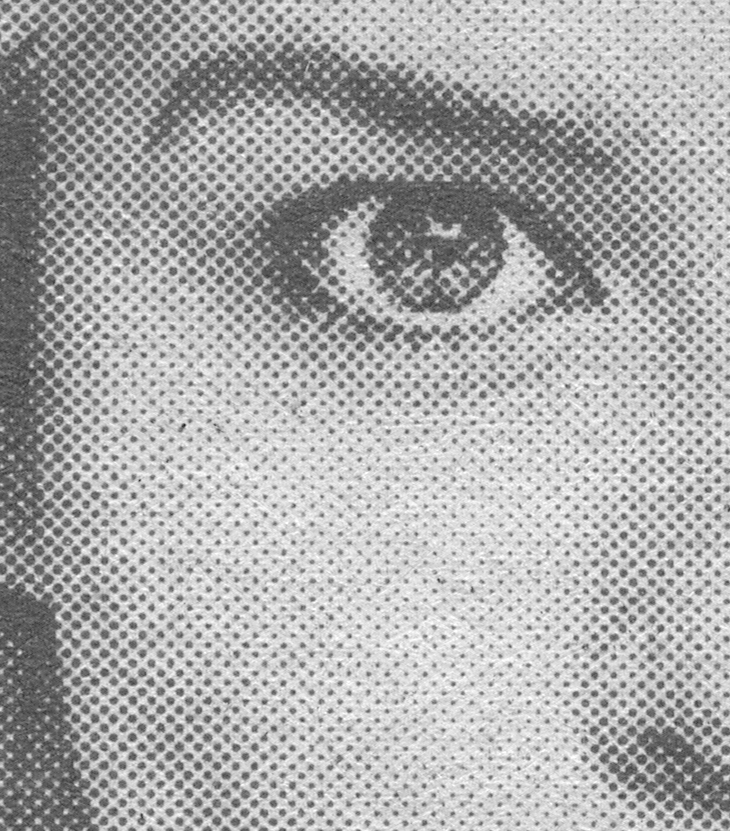
%> input picture CODE/FourierTransform/image.tif, 730 x 831 px
$ octave FastFourierTransform.m   (GNU Octave 9; MATLAB toolbox functions it lacks are replaced by stand-ins)
%> lines starting %> are read from the running program, lines starting %| are printed output that depends on the picture
%> further down, img is the input picture: size 831x730 uint8; min 33, max 255, mean 172.2
### CODE/FourierTransform/computeFFT2D.m
function [F_shifted, magnitude_spectrum] = computeFFT2D(img)

    % computeFFT2D - Compute 2D FFT of an image and return shifted spectrum & magnitude
    %
    % Syntax:   [F_shifted, magnitude_spectrum] = computeFFT2D(img)
    %
    % Inputs:   img - Input image (grayscale or RGB)
    %
    % Outputs:  F_shifted - FFT shifted to center zero frequency
    %           magnitude_spectrum - Log magnitude spectrum for visualization

    % Convert to double
    img = double(img);
%> img: size 831x730 double

    % Compute FFT
    F = fft2(img);

    % Shift zero frequency component to center
    F_shifted = fftshift(F);

    % Compute magnitude spectrum with log scaling for display
    magnitude_spectrum = log(abs(F_shifted) + 1);
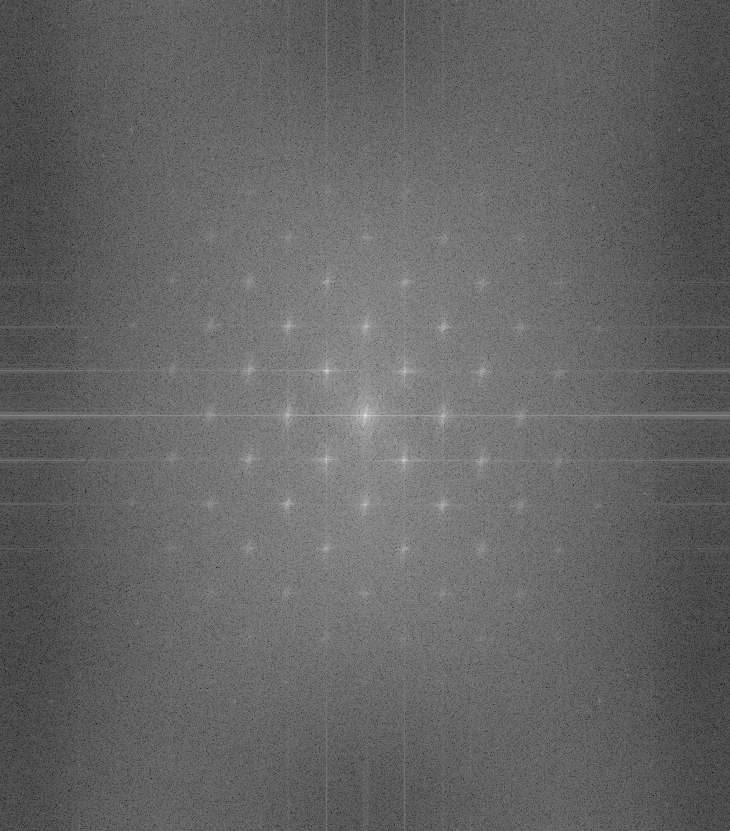
%> magnitude_spectrum: size 831x730 double; min 1.3, max 18.46, mean 8.13; drawn with min black and max white

end

### CODE/FourierTransform/reconstructImageIFFT.m
function img_reconstructed = reconstructImageIFFT(F_shifted)

    % reconstructImageIFFT - Compute inverse 2D FFT from shifted frequency spectrum
    %
    % Syntax:   img_reconstructed = reconstructImageIFFT(F_shifted)
    %
    % Inputs:   F_shifted - Shifted complex FFT spectrum (output of computeFFT2D)
    %
    % Outputs:  img_reconstructed - Reconstructed spatial domain image (real part)

    % Shift zero frequency back
    F_ishift = ifftshift(F_shifted);

    % Inverse FFT
    img_ifft = ifft2(F_ishift);
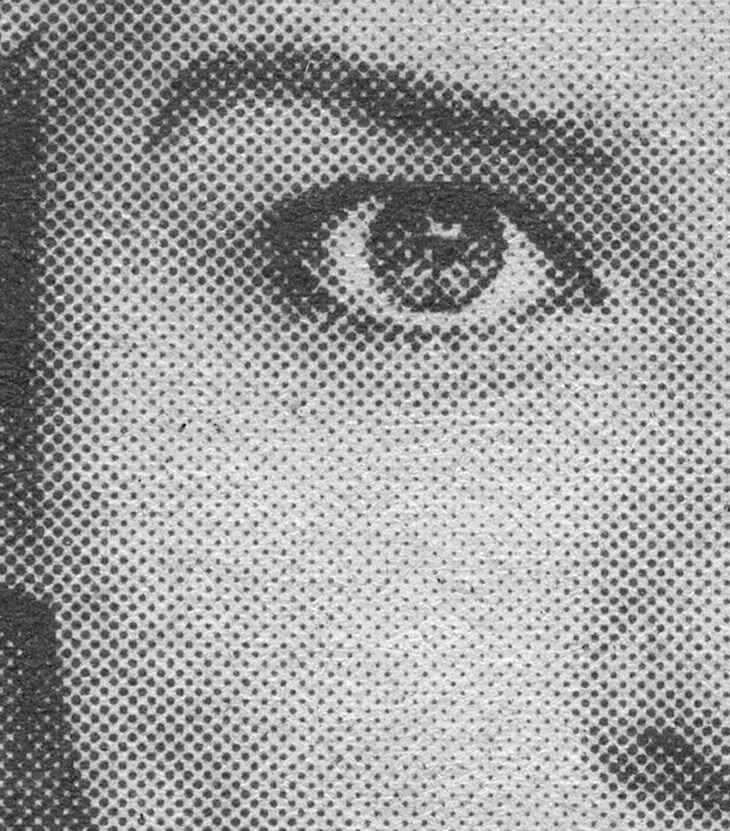
%> img_ifft: size 831x730 double; min 33, max 255, mean 172.2; mean of the top-left, top-right, bottom-left and bottom-right quarters 151.2, 166.1, 175.7, 195.7; drawn with min black and max white

    % Take real part to obtain reconstructed image
    img_reconstructed = real(img_ifft);

end

### CODE/FourierTransform/FastFourierTransform.m
clc; clear all; close all;

% Read image
img = imread('image.tif');
figure(1)
imshow(img)
title("Original Image")

% Compute FFT and magnitude spectrum
[F_shifted, mag_spec] = computeFFT2D(img);

% Display magnitude spectrum
figure(2)
imshow(mat2gray(mag_spec));
title('Magnitude Spectrum (Log Scale)');

% Reconstruct image from FFT
img_rec = reconstructImageIFFT(F_shifted);

% Display reconstructed image
figure(3)
imshow(uint8(img_rec));
title('Reconstructed Image from IFFT');

$ run again, with CODE/FourierTransform/ckt.tif copied over CODE/FourierTransform/image.tif
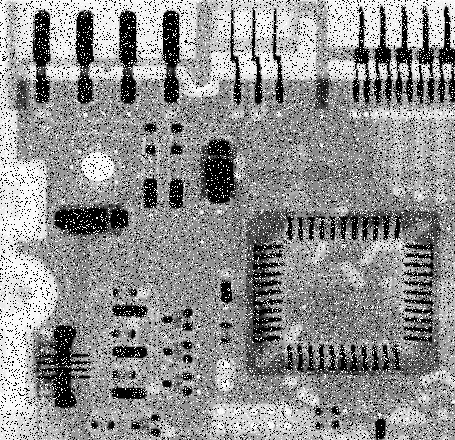
%> input picture CODE/FourierTransform/ckt.tif, 455 x 440 px
%> img is the input picture: size 440x455 uint8; min 0, max 255, mean 144.1
%> img: size 440x455 double
%> in computeFFT2D, `magnitude_spectrum = log(abs(F_shifted) + 1);`:
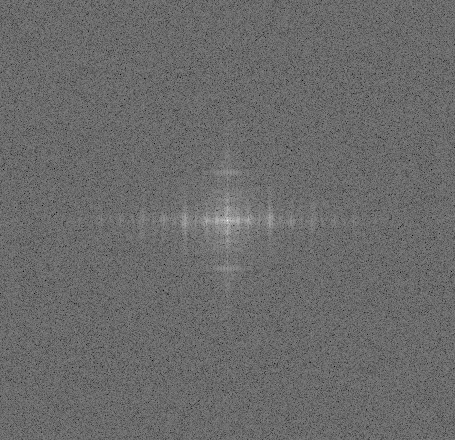
%> magnitude_spectrum: size 440x455 double; min 4.84, max 17.18, mean 10.02; drawn with min black and max white
